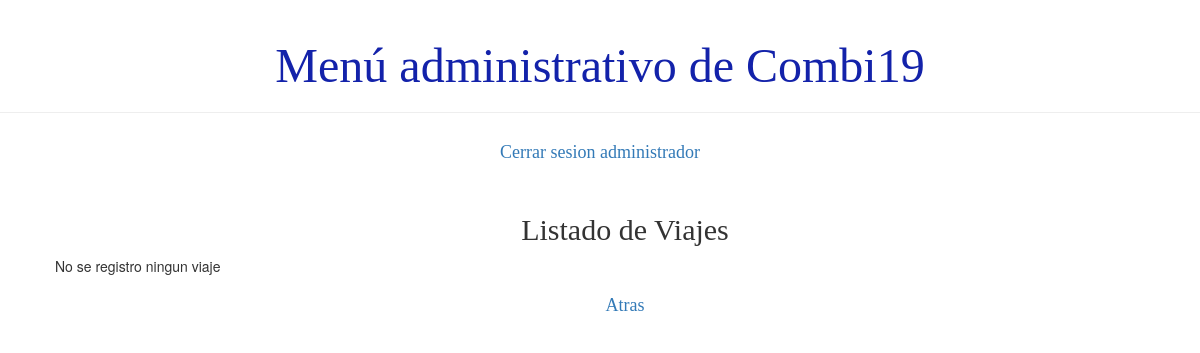
/usuario/listaViaje (signed in), run on an earlier commit of the app's database.
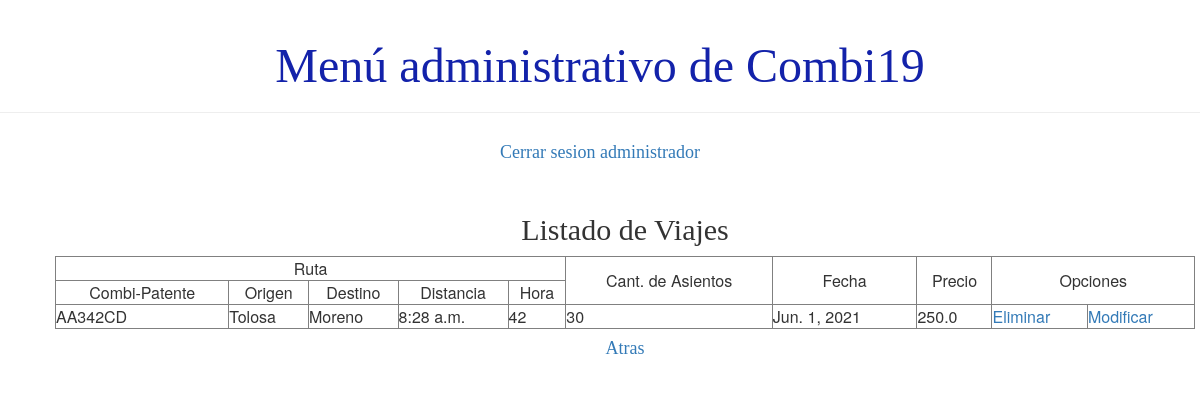
And on a later commit of the database.
### demo1/models.py (models this page shows, shortened)
class Combi(models.Model):
    TIPOS_COMBI = (
        ('C', 'Cama'),
        ('S', 'Semicama'),
    )
    chofer = models.ForeignKey(Chofer, on_delete=models.CASCADE)
    patente = models.CharField(max_length=10)
    tipo = models.CharField(max_length=1, choices=TIPOS_COMBI)
    modelo = models.CharField(max_length=40)
    asientos = models.IntegerField()
    activo = models.BooleanField(default=True)

class Lugar(models.Model):
    nombre_de_lugar = models.CharField(max_length=50)
    provincia = models.CharField(max_length=40)
    activo = models.BooleanField(default=True)

class Ruta(models.Model):
    combi = models.ForeignKey(Combi, on_delete=models.CASCADE)
    origen = models.ForeignKey(Lugar, on_delete=models.CASCADE, related_name='origen')
    destino = models.ForeignKey(Lugar, on_delete=models.CASCADE, related_name='destino')
    hora = models.TimeField()
    distancia = models.IntegerField()
    activo = models.BooleanField(default=True)

class Viaje(models.Model):
    ruta = models.ForeignKey(Ruta, on_delete=models.CASCADE)
    insumos = models.ManyToManyField(Insumo)
    fecha = models.DateField()
    precio = models.FloatField()
    asientos = models.IntegerField()
    activo = models.BooleanField(default=True)
    class Meta:
        unique_together = ('ruta', 'fecha',)

### demo1/views.py (the view)
# urls.py: path('usuario/listaViaje', views.listado_viaje ,name='listado_viaje'),
def listado_viaje(request):
    viajes=armarFilaViaje()
    paginator= Paginator(viajes, 10)
    cantidad=False if (paginator.count == 0) else True
    page_number = request.GET.get('page')
    page_obj = paginator.get_page(page_number)
    return render(request, 'demo1/listados/listado_viaje.html', {'page_obj':page_obj, 'cantidad':cantidad})

### demo1/views.py (called while the page is built)
def armarFilaViaje():
    viajes=Viaje.objects.filter(activo=True).values()
    lista=[]
    for v in viajes:
        r=Ruta.objects.filter(id=v['ruta_id']).values()
        combi=Combi.objects.filter(id=r[0]['combi_id']).values()
        o=Lugar.objects.filter(id=r[0]['origen_id']).values()
        d=Lugar.objects.filter(id=r[0]['destino_id']).values()
        dic={'patente':combi[0]['patente'], 'origen':o[0]['nombre_de_lugar'], 'destino':d[0]['nombre_de_lugar'],
            'hora': r[0]['hora'], 'distancia':r[0]['distancia'], 'cant': v['asientos'], 'fecha':v['fecha'], 'precio':v['precio'], 'pk':v['id']}
        lista.append(dic)
    return lista

### demo1/templates/demo1/listados/listado_viaje.html (shortened to what this page needs)
{% extends 'demo1/base.html' %}
{% block content %}
<div class="card">
    <h2>Listado de Viajes</h2>
</div>
    <div >
    <table class="tablalista" width=100% border="1">
        <tbody>
        {% if cantidad %}
            <tr>
                <td align="center" colspan="5">Ruta</td>
                <td align="center" rowspan="2">Cant. de Asientos</td>
                <td align="center" rowspan="2">Fecha</td>
                <td align="center" rowspan="2">Precio</td>
                <td align="center" rowspan="2" colspan="2">Opciones</td>
            </tr>
            <tr>
                <td align="center">Combi-Patente</td>
                <td align="center">Origen</td>
                <td align="center">Destino</td>
                <td align="center">Distancia</td>
                <td align="center">Hora</td>
            </tr>
            {% for v in page_obj %}
                <tr>
                    <td>{{ v.patente }}</td>
                    <td>{{ v.origen }}</td>
                    <td>{{ v.destino }}</td>
                    <td>{{ v.hora }}</td>
                    <td>{{ v.distancia }}</td>
                    <td>{{ v.cant }}</td>
                    <td>{{ v.fecha }}</td>
                    <td>{{ v.precio }}</td>
                    <td>
                        <a href="{% url 'eliminar_viaje' pk=v.pk%}">Eliminar</a></td>
                    <td>
                        <a href="{% url 'modificar_viaje' pk=v.pk%}">Modificar</a>
                    </td>
                </tr>
            {% endfor %}
        {% else %}
            <p>No se registro ningun viaje</p>
        {% endif %}
    </tbody>
    </table>
    </div>
<div class="card"><h4><a href="{% url 'principal' %}">Atras</a></h4></div>
{% endblock %}

What changed in the data, as far as the page shows it:
now on this page (row edited): Combi: patente "AA342CD"
now on this page (row unchanged): Lugar: origen "Tolosa"
now on this page (row unchanged): Lugar: destino "Moreno"
now on this page (row unchanged): Ruta: hora "8:28 a.m."
now on this page (row edited): Viaje: fecha "Jun. 1, 2021", precio "250.0"
Also different on the page:
text no longer shown: "No se registro ningun viaje"
text now shown: "Ruta Cant. de Asientos Fecha Precio Opciones Combi-Patente Origen Destino Distancia Hora"
new list line: "42 30 Eliminar Modificar"
